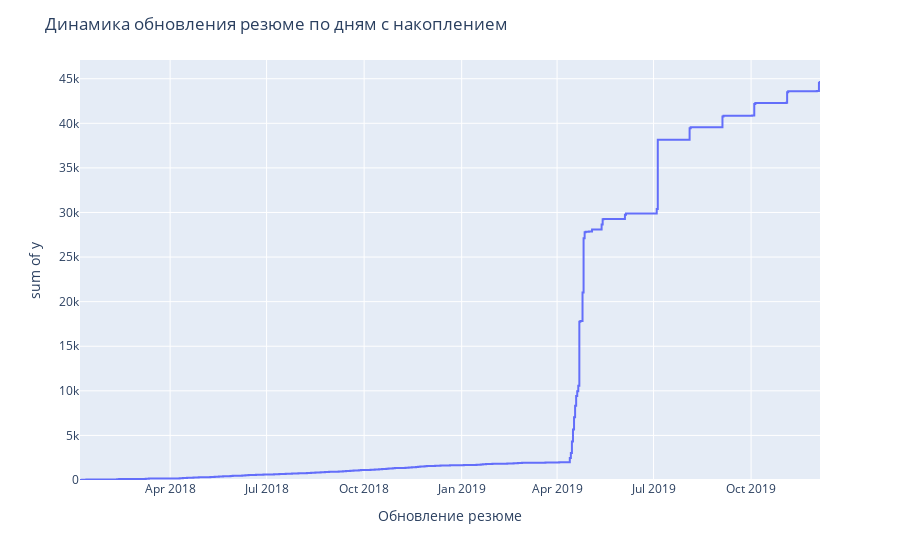

Notebook code cell kept with this figure:
### Markdown cell above
#### Выводы по графику:
- Хорошо видна неравномерность обновления резюме. Она настолько сильная, что очевидна либо ошибка при выгрузке данных, либо ошибка в самой базе данных на сайте. Количество скачет от 1 до 7764 резюме в день.
- Заметны очевидные всплески количества обновлений резюме 22 и 26 апреля 2019г., а также 5 июля 2019г., которые невозможно объяснить объективными причинами.

### Code cell
# Построим аналогичный график, но с накоплением
fig = px.ecdf(
    hh_grouped, 
    x=hh_grouped.index, 
    y=hh_grouped.values, 
    ecdfnorm=None)
fig.update_layout(title_text="Динамика обновления резюме по дням с накоплением")
fig.show()

### Figure 1 — Plotly figure (JSON) as saved in the notebook; plotly's stock layout.template omitted (floating-point values rounded to 4 significant figures; data arrays with more than 128 entries replaced by an {"elided": "..."} marker saying what was removed)
{"data": [{"hovertemplate": "Обновление резюме=%{x}<br>sum of y=%{y}<extra></extra>", "legendgroup": "", "line": {"dash": "solid", "shape": "hv"}, "marker": {"color": "#636efa", "symbol": "circle"}, "mode": "lines", "name": "", "orientation": "v", "showlegend": false, "type": "scatter", "x": {"elided": "372 str values"}, "xaxis": "x", "y": {"elided": "372 int values"}, "yaxis": "y"}], "layout": {"legend": {"tracegroupgap": 0}, "margin": {"t": 60}, "title": {"text": "Динамика обновления резюме по дням с накоплением"}, "xaxis": {"anchor": "y", "domain": [0, 1], "title": {"text": "Обновление резюме"}}, "yaxis": {"anchor": "x", "domain": [0, 1], "rangemode": "tozero", "title": {"text": "sum of y"}}}}
